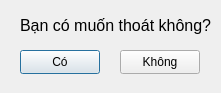
<?xml version="1.0" encoding="UTF-8"?>
<ui version="4.0">
 <class>Thoat</class>
 <widget class="QDialog" name="Thoat">
  <property name="geometry">
   <rect>
    <x>0</x>
    <y>0</y>
    <width>221</width>
    <height>93</height>
   </rect>
  </property>
  <property name="windowTitle">
   <string>Dialog</string>
  </property>
  <widget class="QPushButton" name="pushButton">
   <property name="geometry">
    <rect>
     <x>20</x>
     <y>50</y>
     <width>80</width>
     <height>24</height>
    </rect>
   </property>
   <property name="text">
    <string>Có</string>
   </property>
  </widget>
  <widget class="QPushButton" name="pushButton_2">
   <property name="geometry">
    <rect>
     <x>120</x>
     <y>50</y>
     <width>80</width>
     <height>24</height>
    </rect>
   </property>
   <property name="text">
    <string>Không</string>
   </property>
  </widget>
  <widget class="QLabel" name="label">
   <property name="geometry">
    <rect>
     <x>20</x>
     <y>10</y>
     <width>191</width>
     <height>31</height>
    </rect>
   </property>
   <property name="font">
    <font>
     <pointsize>12</pointsize>
    </font>
   </property>
   <property name="styleSheet">
    <string notr="true">color: rgb(0, 0, 0)</string>
   </property>
   <property name="text">
    <string>Bạn có muốn thoát không?</string>
   </property>
  </widget>
 </widget>
 <resources/>
 <connections/>
</ui>
